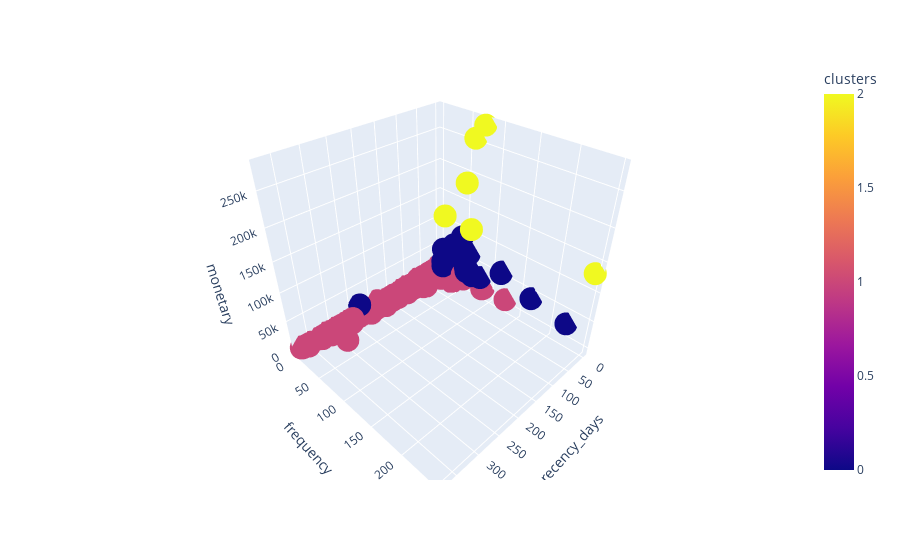

Notebook code for this chart:
### Code cell
fig.show()

### Figure 1 — Plotly figure (JSON) as saved in the notebook; plotly's stock layout.template omitted (floating-point values rounded to 4 significant figures; data arrays with more than 128 entries replaced by an {"elided": "..."} marker saying what was removed)
{"data": [{"hovertemplate": "recency_days=%{x}<br>frequency=%{y}<br>monetary=%{z}<br>clusters=%{marker.color}<extra></extra>", "legendgroup": "", "marker": {"color": {"elided": "4372 int values"}, "coloraxis": "coloraxis", "symbol": "circle"}, "mode": "markers", "name": "", "scene": "scene", "showlegend": false, "type": "scatter3d", "x": {"elided": "4372 int values"}, "y": {"elided": "4372 int values"}, "z": {"elided": "4372 float values"}}], "layout": {"coloraxis": {"colorbar": {"title": {"text": "clusters"}}, "colorscale": [[0, "#0d0887"], [0.1111, "#46039f"], [0.2222, "#7201a8"], [0.3333, "#9c179e"], [0.4444, "#bd3786"], [0.5556, "#d8576b"], [0.6667, "#ed7953"], [0.7778, "#fb9f3a"], [0.8889, "#fdca26"], [1, "#f0f921"]]}, "legend": {"tracegroupgap": 0}, "margin": {"t": 60}, "scene": {"domain": {"x": [0, 1], "y": [0, 1]}, "xaxis": {"title": {"text": "recency_days"}}, "yaxis": {"title": {"text": "frequency"}}, "zaxis": {"title": {"text": "monetary"}}}}}
